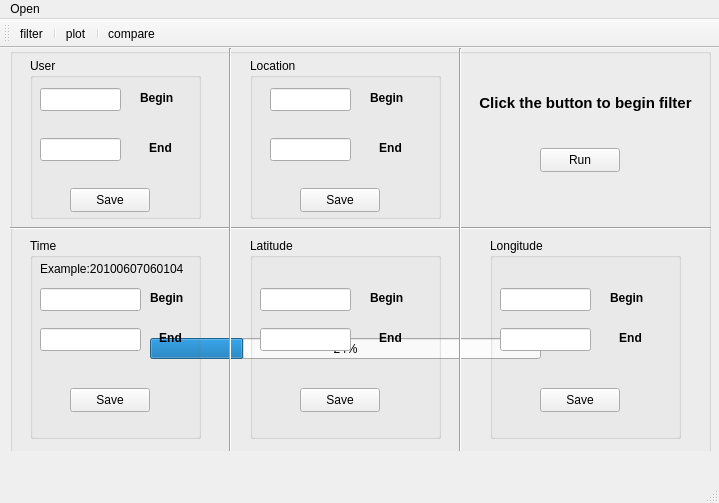
<?xml version="1.0" encoding="UTF-8"?>
<ui version="4.0">
 <class>MainWindow</class>
 <widget class="QMainWindow" name="MainWindow">
  <property name="enabled">
   <bool>true</bool>
  </property>
  <property name="geometry">
   <rect>
    <x>0</x>
    <y>0</y>
    <width>719</width>
    <height>503</height>
   </rect>
  </property>
  <property name="windowTitle">
   <string>MainWindow</string>
  </property>
  <widget class="QWidget" name="centralwidget">
   <widget class="QWidget" name="widget" native="true">
    <property name="enabled">
     <bool>true</bool>
    </property>
    <property name="geometry">
     <rect>
      <x>10</x>
      <y>0</y>
      <width>701</width>
      <height>403</height>
     </rect>
    </property>
    <widget class="QProgressBar" name="proBar">
     <property name="geometry">
      <rect>
       <x>140</x>
       <y>290</y>
       <width>391</width>
       <height>21</height>
      </rect>
     </property>
     <property name="value">
      <number>24</number>
     </property>
    </widget>
    <widget class="QGroupBox" name="filterBox">
     <property name="geometry">
      <rect>
       <x>0</x>
       <y>0</y>
       <width>701</width>
       <height>411</height>
      </rect>
     </property>
     <property name="title">
      <string/>
     </property>
     <widget class="QGroupBox" name="userBox">
      <property name="geometry">
       <rect>
        <x>20</x>
        <y>10</y>
        <width>171</width>
        <height>161</height>
       </rect>
      </property>
      <property name="title">
       <string>User</string>
      </property>
      <widget class="QLineEdit" name="lineEdit1">
       <property name="geometry">
        <rect>
         <x>10</x>
         <y>30</y>
         <width>81</width>
         <height>23</height>
        </rect>
       </property>
      </widget>
      <widget class="QLineEdit" name="lineEdit2">
       <property name="geometry">
        <rect>
         <x>10</x>
         <y>80</y>
         <width>81</width>
         <height>23</height>
        </rect>
       </property>
      </widget>
      <widget class="QPushButton" name="userButton">
       <property name="geometry">
        <rect>
         <x>40</x>
         <y>130</y>
         <width>80</width>
         <height>24</height>
        </rect>
       </property>
       <property name="text">
        <string>Save</string>
       </property>
      </widget>
      <widget class="QLabel" name="label">
       <property name="geometry">
        <rect>
         <x>110</x>
         <y>30</y>
         <width>54</width>
         <height>21</height>
        </rect>
       </property>
       <property name="text">
        <string>&lt;html&gt;&lt;head/&gt;&lt;body&gt;&lt;p&gt;&lt;span style=&quot; font-weight:700;&quot;&gt;Begin&lt;/span&gt;&lt;/p&gt;&lt;/body&gt;&lt;/html&gt;</string>
       </property>
      </widget>
      <widget class="QLabel" name="label2">
       <property name="geometry">
        <rect>
         <x>110</x>
         <y>80</y>
         <width>41</width>
         <height>20</height>
        </rect>
       </property>
       <property name="text">
        <string>&lt;html&gt;&lt;head/&gt;&lt;body&gt;&lt;p align=&quot;center&quot;&gt;&lt;span style=&quot; font-weight:700;&quot;&gt;End&lt;/span&gt;&lt;/p&gt;&lt;/body&gt;&lt;/html&gt;</string>
       </property>
      </widget>
     </widget>
     <widget class="QGroupBox" name="locationBox">
      <property name="geometry">
       <rect>
        <x>240</x>
        <y>10</y>
        <width>191</width>
        <height>161</height>
       </rect>
      </property>
      <property name="title">
       <string>Location</string>
      </property>
      <widget class="QLineEdit" name="lineEdit3">
       <property name="geometry">
        <rect>
         <x>20</x>
         <y>30</y>
         <width>81</width>
         <height>23</height>
        </rect>
       </property>
      </widget>
      <widget class="QLineEdit" name="lineEdit4">
       <property name="geometry">
        <rect>
         <x>20</x>
         <y>80</y>
         <width>81</width>
         <height>23</height>
        </rect>
       </property>
      </widget>
      <widget class="QPushButton" name="locationButton">
       <property name="geometry">
        <rect>
         <x>50</x>
         <y>130</y>
         <width>80</width>
         <height>24</height>
        </rect>
       </property>
       <property name="text">
        <string>Save</string>
       </property>
      </widget>
      <widget class="QLabel" name="label3">
       <property name="geometry">
        <rect>
         <x>120</x>
         <y>30</y>
         <width>54</width>
         <height>21</height>
        </rect>
       </property>
       <property name="text">
        <string>&lt;html&gt;&lt;head/&gt;&lt;body&gt;&lt;p&gt;&lt;span style=&quot; font-weight:700;&quot;&gt;Begin&lt;/span&gt;&lt;/p&gt;&lt;/body&gt;&lt;/html&gt;</string>
       </property>
      </widget>
      <widget class="QLabel" name="label4">
       <property name="geometry">
        <rect>
         <x>120</x>
         <y>80</y>
         <width>41</width>
         <height>20</height>
        </rect>
       </property>
       <property name="text">
        <string>&lt;html&gt;&lt;head/&gt;&lt;body&gt;&lt;p align=&quot;center&quot;&gt;&lt;span style=&quot; font-weight:700;&quot;&gt;End&lt;/span&gt;&lt;/p&gt;&lt;/body&gt;&lt;/html&gt;</string>
       </property>
      </widget>
     </widget>
     <widget class="QGroupBox" name="timeBox">
      <property name="geometry">
       <rect>
        <x>20</x>
        <y>190</y>
        <width>171</width>
        <height>201</height>
       </rect>
      </property>
      <property name="title">
       <string>Time</string>
      </property>
      <widget class="QPushButton" name="timeButton">
       <property name="geometry">
        <rect>
         <x>40</x>
         <y>150</y>
         <width>80</width>
         <height>24</height>
        </rect>
       </property>
       <property name="text">
        <string>Save</string>
       </property>
      </widget>
      <widget class="QLabel" name="label_2">
       <property name="geometry">
        <rect>
         <x>10</x>
         <y>20</y>
         <width>151</width>
         <height>21</height>
        </rect>
       </property>
       <property name="text">
        <string>Example:20100607060104</string>
       </property>
      </widget>
      <widget class="QLineEdit" name="lineEdit5">
       <property name="geometry">
        <rect>
         <x>10</x>
         <y>50</y>
         <width>101</width>
         <height>23</height>
        </rect>
       </property>
      </widget>
      <widget class="QLabel" name="label9_2">
       <property name="geometry">
        <rect>
         <x>120</x>
         <y>50</y>
         <width>54</width>
         <height>21</height>
        </rect>
       </property>
       <property name="text">
        <string>&lt;html&gt;&lt;head/&gt;&lt;body&gt;&lt;p&gt;&lt;span style=&quot; font-weight:700;&quot;&gt;Begin&lt;/span&gt;&lt;/p&gt;&lt;/body&gt;&lt;/html&gt;</string>
       </property>
      </widget>
      <widget class="QLineEdit" name="lineEdit6">
       <property name="geometry">
        <rect>
         <x>10</x>
         <y>90</y>
         <width>101</width>
         <height>23</height>
        </rect>
       </property>
      </widget>
      <widget class="QLabel" name="label10">
       <property name="geometry">
        <rect>
         <x>120</x>
         <y>90</y>
         <width>41</width>
         <height>20</height>
        </rect>
       </property>
       <property name="text">
        <string>&lt;html&gt;&lt;head/&gt;&lt;body&gt;&lt;p align=&quot;center&quot;&gt;&lt;span style=&quot; font-weight:700;&quot;&gt;End&lt;/span&gt;&lt;/p&gt;&lt;/body&gt;&lt;/html&gt;</string>
       </property>
      </widget>
     </widget>
     <widget class="QGroupBox" name="latitudeBox">
      <property name="geometry">
       <rect>
        <x>240</x>
        <y>190</y>
        <width>191</width>
        <height>201</height>
       </rect>
      </property>
      <property name="title">
       <string>Latitude</string>
      </property>
      <widget class="QLineEdit" name="lineEdit7">
       <property name="geometry">
        <rect>
         <x>10</x>
         <y>50</y>
         <width>91</width>
         <height>23</height>
        </rect>
       </property>
      </widget>
      <widget class="QLineEdit" name="lineEdit8">
       <property name="geometry">
        <rect>
         <x>10</x>
         <y>90</y>
         <width>91</width>
         <height>23</height>
        </rect>
       </property>
      </widget>
      <widget class="QPushButton" name="latitudeButton">
       <property name="geometry">
        <rect>
         <x>50</x>
         <y>150</y>
         <width>80</width>
         <height>24</height>
        </rect>
       </property>
       <property name="text">
        <string>Save</string>
       </property>
      </widget>
      <widget class="QLabel" name="label6">
       <property name="enabled">
        <bool>true</bool>
       </property>
       <property name="geometry">
        <rect>
         <x>120</x>
         <y>90</y>
         <width>41</width>
         <height>20</height>
        </rect>
       </property>
       <property name="text">
        <string>&lt;html&gt;&lt;head/&gt;&lt;body&gt;&lt;p align=&quot;center&quot;&gt;&lt;span style=&quot; font-weight:700;&quot;&gt;End&lt;/span&gt;&lt;/p&gt;&lt;/body&gt;&lt;/html&gt;</string>
       </property>
      </widget>
      <widget class="QLabel" name="label5">
       <property name="geometry">
        <rect>
         <x>120</x>
         <y>50</y>
         <width>54</width>
         <height>21</height>
        </rect>
       </property>
       <property name="text">
        <string>&lt;html&gt;&lt;head/&gt;&lt;body&gt;&lt;p&gt;&lt;span style=&quot; font-weight:700;&quot;&gt;Begin&lt;/span&gt;&lt;/p&gt;&lt;/body&gt;&lt;/html&gt;</string>
       </property>
      </widget>
      <zorder>lineEdit7</zorder>
      <zorder>lineEdit8</zorder>
      <zorder>latitudeButton</zorder>
      <zorder>label5</zorder>
      <zorder>label6</zorder>
     </widget>
     <widget class="QGroupBox" name="longitudeBox">
      <property name="geometry">
       <rect>
        <x>480</x>
        <y>190</y>
        <width>191</width>
        <height>201</height>
       </rect>
      </property>
      <property name="title">
       <string>Longitude</string>
      </property>
      <widget class="QLineEdit" name="lineEdit9">
       <property name="geometry">
        <rect>
         <x>10</x>
         <y>50</y>
         <width>91</width>
         <height>23</height>
        </rect>
       </property>
      </widget>
      <widget class="QLineEdit" name="lineEdit10">
       <property name="geometry">
        <rect>
         <x>10</x>
         <y>90</y>
         <width>91</width>
         <height>23</height>
        </rect>
       </property>
      </widget>
      <widget class="QPushButton" name="longitudeButton">
       <property name="geometry">
        <rect>
         <x>50</x>
         <y>150</y>
         <width>80</width>
         <height>24</height>
        </rect>
       </property>
       <property name="text">
        <string>Save</string>
       </property>
      </widget>
      <widget class="QLabel" name="label7">
       <property name="geometry">
        <rect>
         <x>120</x>
         <y>50</y>
         <width>54</width>
         <height>21</height>
        </rect>
       </property>
       <property name="text">
        <string>&lt;html&gt;&lt;head/&gt;&lt;body&gt;&lt;p&gt;&lt;span style=&quot; font-weight:700;&quot;&gt;Begin&lt;/span&gt;&lt;/p&gt;&lt;/body&gt;&lt;/html&gt;</string>
       </property>
      </widget>
      <widget class="QLabel" name="label8">
       <property name="geometry">
        <rect>
         <x>120</x>
         <y>90</y>
         <width>41</width>
         <height>20</height>
        </rect>
       </property>
       <property name="text">
        <string>&lt;html&gt;&lt;head/&gt;&lt;body&gt;&lt;p align=&quot;center&quot;&gt;&lt;span style=&quot; font-weight:700;&quot;&gt;End&lt;/span&gt;&lt;/p&gt;&lt;/body&gt;&lt;/html&gt;</string>
       </property>
      </widget>
     </widget>
     <widget class="Line" name="line">
      <property name="geometry">
       <rect>
        <x>0</x>
        <y>170</y>
        <width>701</width>
        <height>21</height>
       </rect>
      </property>
      <property name="orientation">
       <enum>Qt::Horizontal</enum>
      </property>
     </widget>
     <widget class="Line" name="line_3">
      <property name="geometry">
       <rect>
        <x>210</x>
        <y>0</y>
        <width>21</width>
        <height>411</height>
       </rect>
      </property>
      <property name="orientation">
       <enum>Qt::Vertical</enum>
      </property>
     </widget>
     <widget class="Line" name="line_4">
      <property name="geometry">
       <rect>
        <x>440</x>
        <y>0</y>
        <width>21</width>
        <height>411</height>
       </rect>
      </property>
      <property name="orientation">
       <enum>Qt::Vertical</enum>
      </property>
     </widget>
     <widget class="QLabel" name="label9">
      <property name="geometry">
       <rect>
        <x>460</x>
        <y>40</y>
        <width>231</width>
        <height>31</height>
       </rect>
      </property>
      <property name="text">
       <string>&lt;html&gt;&lt;head/&gt;&lt;body&gt;&lt;p align=&quot;center&quot;&gt;&lt;span style=&quot; font-size:11pt; font-weight:700;&quot;&gt;Click the button to begin filter&lt;/span&gt;&lt;/p&gt;&lt;/body&gt;&lt;/html&gt;</string>
      </property>
     </widget>
     <widget class="QPushButton" name="filterButton">
      <property name="geometry">
       <rect>
        <x>530</x>
        <y>100</y>
        <width>80</width>
        <height>24</height>
       </rect>
      </property>
      <property name="text">
       <string>Run</string>
      </property>
     </widget>
    </widget>
   </widget>
  </widget>
  <widget class="QMenuBar" name="menubar">
   <property name="geometry">
    <rect>
     <x>0</x>
     <y>0</y>
     <width>719</width>
     <height>21</height>
    </rect>
   </property>
   <widget class="QMenu" name="menuOpen">
    <property name="enabled">
     <bool>true</bool>
    </property>
    <property name="title">
     <string>Open</string>
    </property>
    <addaction name="upload"/>
   </widget>
   <addaction name="menuOpen"/>
  </widget>
  <widget class="QStatusBar" name="statusbar">
   <property name="enabled">
    <bool>true</bool>
   </property>
  </widget>
  <widget class="QToolBar" name="toolBar">
   <property name="enabled">
    <bool>true</bool>
   </property>
   <property name="windowTitle">
    <string>toolBar</string>
   </property>
   <attribute name="toolBarArea">
    <enum>TopToolBarArea</enum>
   </attribute>
   <attribute name="toolBarBreak">
    <bool>false</bool>
   </attribute>
   <addaction name="actionFilter"/>
   <addaction name="separator"/>
   <addaction name="actionPlot"/>
   <addaction name="separator"/>
   <addaction name="actionCompare"/>
  </widget>
  <action name="upload">
   <property name="checkable">
    <bool>true</bool>
   </property>
   <property name="enabled">
    <bool>true</bool>
   </property>
   <property name="text">
    <string>Upload</string>
   </property>
  </action>
  <action name="actionFilter">
   <property name="icon">
    <iconset>
     <normaloff>C:/Users/86159/Desktop/1.jpg</normaloff>C:/Users/86159/Desktop/1.jpg</iconset>
   </property>
   <property name="text">
    <string>filter</string>
   </property>
   <property name="toolTip">
    <string>Filter</string>
   </property>
  </action>
  <action name="actionPlot">
   <property name="icon">
    <iconset>
     <normaloff>C:/Users/86159/Desktop/2.jpg</normaloff>C:/Users/86159/Desktop/2.jpg</iconset>
   </property>
   <property name="text">
    <string>plot</string>
   </property>
  </action>
  <action name="actionCompare">
   <property name="icon">
    <iconset>
     <normaloff>C:/Users/86159/Desktop/3.jpg</normaloff>C:/Users/86159/Desktop/3.jpg</iconset>
   </property>
   <property name="text">
    <string>compare</string>
   </property>
  </action>
 </widget>
 <resources/>
 <connections/>
</ui>
